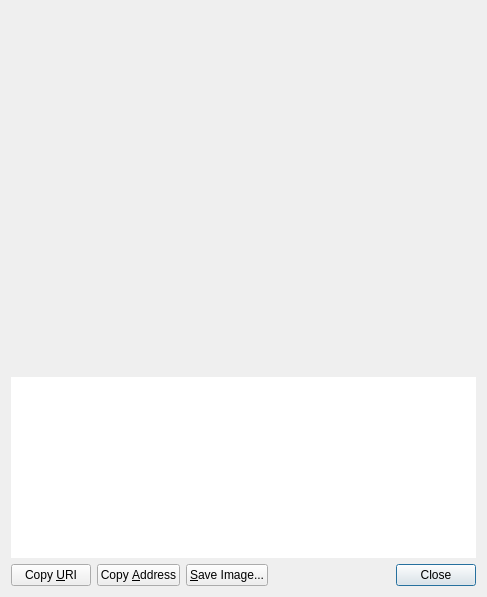
<?xml version="1.0" encoding="UTF-8"?>
<ui version="4.0">
 <class>ReceiveRequestDialog</class>
 <widget class="QDialog" name="ReceiveRequestDialog">
  <property name="geometry">
   <rect>
    <x>0</x>
    <y>0</y>
    <width>487</width>
    <height>597</height>
   </rect>
  </property>
  <layout class="QVBoxLayout" name="verticalLayout_3">
   <item>
    <widget class="QRImageWidget" name="lblQRCode">
     <property name="sizePolicy">
      <sizepolicy hsizetype="Expanding" vsizetype="Fixed">
       <horstretch>0</horstretch>
       <verstretch>0</verstretch>
      </sizepolicy>
     </property>
     <property name="minimumSize">
      <size>
       <width>300</width>
       <height>360</height>
      </size>
     </property>
     <property name="toolTip">
      <string>QR Code</string>
     </property>
     <property name="textFormat">
      <enum>Qt::PlainText</enum>
     </property>
     <property name="alignment">
      <set>Qt::AlignCenter</set>
     </property>
     <property name="wordWrap">
      <bool>true</bool>
     </property>
    </widget>
   </item>
   <item>
    <widget class="QTextEdit" name="outUri">
     <property name="sizePolicy">
      <sizepolicy hsizetype="Expanding" vsizetype="Expanding">
       <horstretch>0</horstretch>
       <verstretch>0</verstretch>
      </sizepolicy>
     </property>
     <property name="minimumSize">
      <size>
       <width>0</width>
       <height>50</height>
      </size>
     </property>
     <property name="frameShape">
      <enum>QFrame::NoFrame</enum>
     </property>
     <property name="frameShadow">
      <enum>QFrame::Plain</enum>
     </property>
     <property name="tabChangesFocus">
      <bool>true</bool>
     </property>
     <property name="textInteractionFlags">
      <set>Qt::TextSelectableByKeyboard|Qt::TextSelectableByMouse</set>
     </property>
    </widget>
   </item>
   <item>
    <layout class="QHBoxLayout" name="horizontalLayout">
     <item>
      <widget class="QPushButton" name="btnCopyURI">
       <property name="text">
        <string>Copy &amp;URI</string>
       </property>
       <property name="autoDefault">
        <bool>false</bool>
       </property>
      </widget>
     </item>
     <item>
      <widget class="QPushButton" name="btnCopyAddress">
       <property name="text">
        <string>Copy &amp;Address</string>
       </property>
       <property name="autoDefault">
        <bool>false</bool>
       </property>
      </widget>
     </item>
     <item>
      <widget class="QPushButton" name="btnSaveAs">
       <property name="text">
        <string>&amp;Save Image...</string>
       </property>
       <property name="autoDefault">
        <bool>false</bool>
       </property>
      </widget>
     </item>
     <item>
      <spacer name="horizontalSpacer_2">
       <property name="orientation">
        <enum>Qt::Horizontal</enum>
       </property>
       <property name="sizeHint" stdset="0">
        <size>
         <width>40</width>
         <height>20</height>
        </size>
       </property>
      </spacer>
     </item>
     <item>
      <widget class="QDialogButtonBox" name="buttonBox">
       <property name="standardButtons">
        <set>QDialogButtonBox::Close</set>
       </property>
      </widget>
     </item>
    </layout>
   </item>
  </layout>
 </widget>
 <customwidgets>
  <customwidget>
   <class>QRImageWidget</class>
   <extends>QLabel</extends>
   <header>qt/receiverequestdialog.h</header>
  </customwidget>
 </customwidgets>
 <resources/>
 <connections>
  <connection>
   <sender>buttonBox</sender>
   <signal>rejected()</signal>
   <receiver>ReceiveRequestDialog</receiver>
   <slot>reject()</slot>
   <hints>
    <hint type="sourcelabel">
     <x>452</x>
     <y>573</y>
    </hint>
    <hint type="destinationlabel">
     <x>243</x>
     <y>298</y>
    </hint>
   </hints>
  </connection>
  <connection>
   <sender>buttonBox</sender>
   <signal>accepted()</signal>
   <receiver>ReceiveRequestDialog</receiver>
   <slot>accept()</slot>
   <hints>
    <hint type="sourcelabel">
     <x>452</x>
     <y>573</y>
    </hint>
    <hint type="destinationlabel">
     <x>243</x>
     <y>298</y>
    </hint>
   </hints>
  </connection>
 </connections>
</ui>
